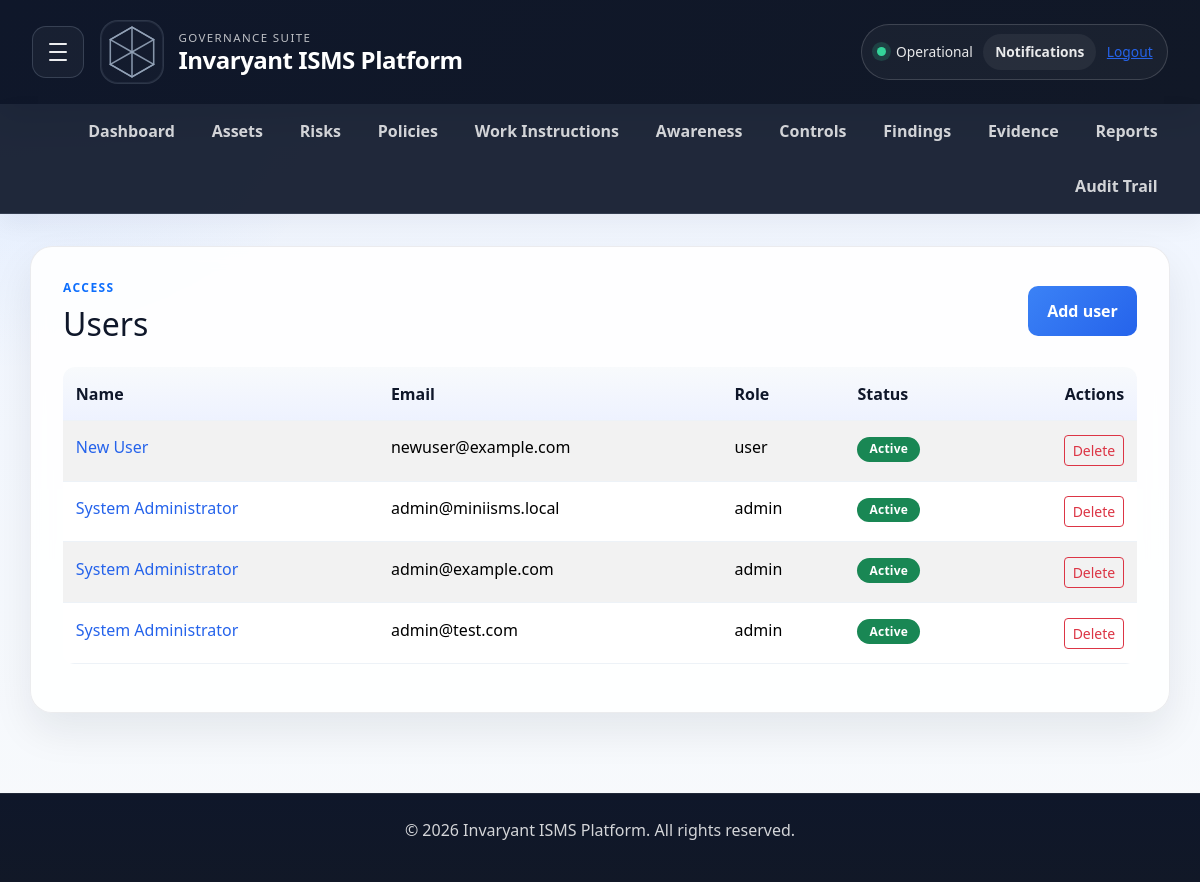
Page /users (signed in) on the earlier database version.
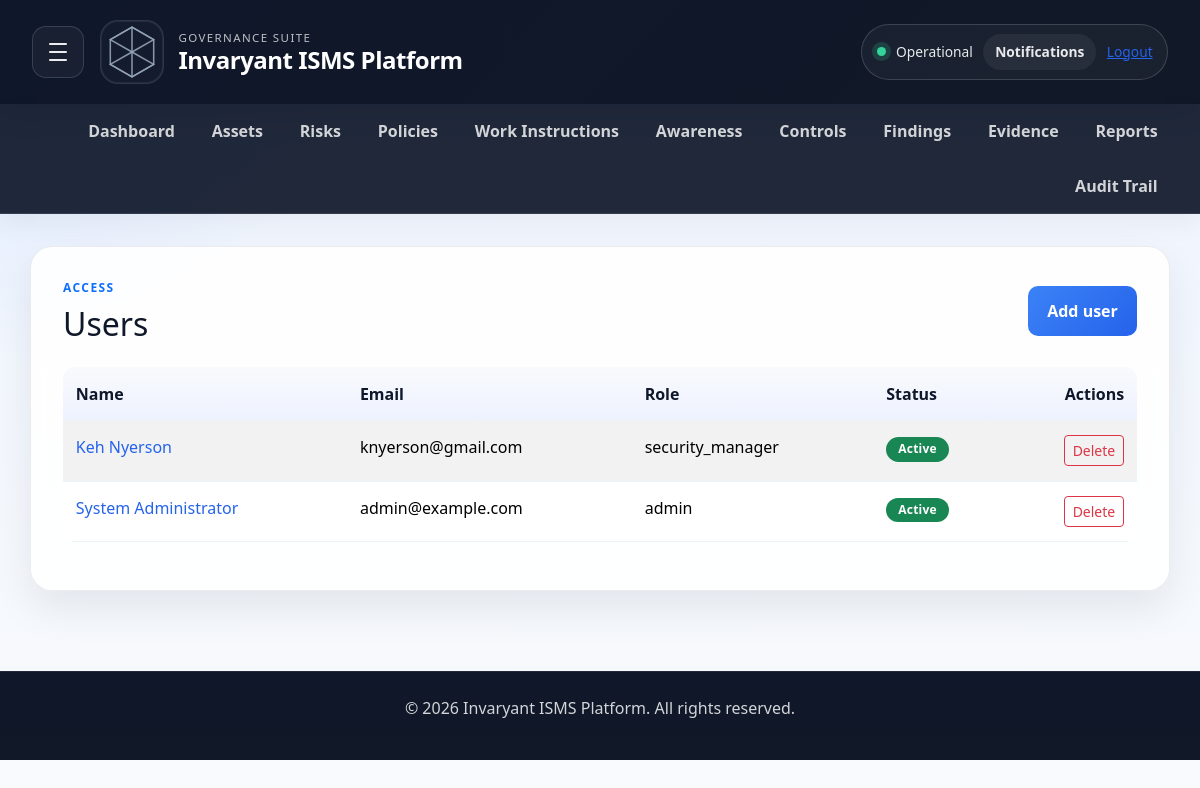
Same page on the later database version.
### app/models.py (models this page shows, shortened)
class User(UserMixin, db.Model):
    __tablename__ = 'users'
    __table_args__ = (
        db.Index('ix_users_tenant_id', 'tenant_id'),
        db.Index('ix_users_role_id', 'role_id'),
        db.Index('ix_users_email', 'email'),
    )
    id = db.Column(db.Integer, primary_key=True)
    tenant_id = db.Column(db.Integer, db.ForeignKey('tenants.id'), nullable=False)
    email = db.Column(db.String(255), unique=True, nullable=False)
    password_hash = db.Column(db.String(255), nullable=False)
    full_name = db.Column(db.String(200), nullable=False)
    role_id = db.Column(db.Integer, db.ForeignKey('roles.id'), nullable=False)
    is_active = db.Column(db.Boolean, default=True)
    mfa_enabled = db.Column(db.Boolean, default=False)
    mfa_secret = db.Column(db.String(64), nullable=True)
    profile_photo_path = db.Column(db.String(500), nullable=True)
    created_at = db.Column(db.DateTime, default=datetime.utcnow)
    last_login_at = db.Column(db.DateTime, nullable=True)
    role = db.relationship('Role', backref='users')

class Role(db.Model):
    __tablename__ = 'roles'
    id = db.Column(db.Integer, primary_key=True)
    tenant_id = db.Column(db.Integer, db.ForeignKey('tenants.id'), nullable=False)
    name = db.Column(db.String(80), nullable=False)
    description = db.Column(db.String(255))
    created_at = db.Column(db.DateTime, default=datetime.utcnow)

### app/routes.py (the view)
@main.route('/users')
@login_required
@require_roles('admin', 'security_manager')
def users_list():
    users = User.query.filter_by(tenant_id=current_user.tenant_id).order_by(User.full_name.asc()).all()
    return render_template('users_list.html', users=users)

### app/routes.py (called while the page is built)
def user_has_role(user, *allowed_roles):
    if not user or not getattr(user, 'is_authenticated', False):
        return False
    role_name = user.role.name if user.role else 'user'
    return role_name in allowed_roles or role_name == 'admin'

def require_roles(*allowed_roles):
    def decorator(func):
        @wraps(func)
        @login_required
        def wrapped(*args, **kwargs):
            if not current_user.is_authenticated:
                flash('Please log in to continue.')
                return redirect(url_for('main.login'))
            if not user_has_role(current_user, *allowed_roles):
                flash('You do not have permission to access this page.')
                return redirect(url_for('main.index'))
            return func(*args, **kwargs)
        return wrapped
    return decorator

### app/templates/users_list.html (shortened to what this page needs)
{% extends "base.html" %}
{% block content %}
<div class="d-flex justify-content-between align-items-center mb-4">
    <div>
        <p class="text-uppercase fw-bold text-primary mb-2" style="letter-spacing: 0.12em; font-size: 0.75rem;">Access</p>
        <h2 class="mb-0">Users</h2>
    </div>
    <a href="/users/new" class="btn btn-primary">Add user</a>
</div>
{% if users %}
<div class="table-responsive">
    <table class="table table-striped align-middle">
        <thead>
            <tr>
                <th>Name</th>
                <th>Email</th>
                <th>Role</th>
                <th>Status</th>
                <th class="text-end">Actions</th>
            </tr>
        </thead>
        <tbody>
            {% for user in users %}
            <tr>
                <td><a href="/users/{{ user.id }}" class="text-decoration-none">{{ user.full_name }}</a></td>
                <td>{{ user.email }}</td>
                <td>{{ user.role.name if user.role else 'Unknown' }}</td>
                <td>
                    {% if user.is_active %}
                    <span class="badge bg-success">Active</span>
                    {% else %}
                    <span class="badge bg-secondary">Inactive</span>
                    {% endif %}
                </td>
                <td class="text-end">
                    <a href="/users/{{ user.id }}/delete" class="btn btn-sm btn-outline-danger" onclick="return confirm('Are you sure you want to delete this user?');">Delete</a>
                </td>
            </tr>
            {% endfor %}
        </tbody>
    </table>
</div>
{% else %}
<div class="empty-state">
    <h5 class="mb-2">No users yet</h5>
    <p class="mb-0">Create the first user for this tenant.</p>
</div>
{% endif %}
{% endblock %}

Differences in the rows shown:
removed User: full_name "New User", email "newuser@example.com", role "user", is_active "Active"
removed User: full_name "System Administrator", email "admin@miniisms.local", role "admin", is_active "Active"
removed User: full_name "System Administrator", email "admin@test.com", role "admin", is_active "Active"
added User: full_name "Keh Nyerson", email "knyerson@gmail.com", role "security_manager", is_active "Active"
